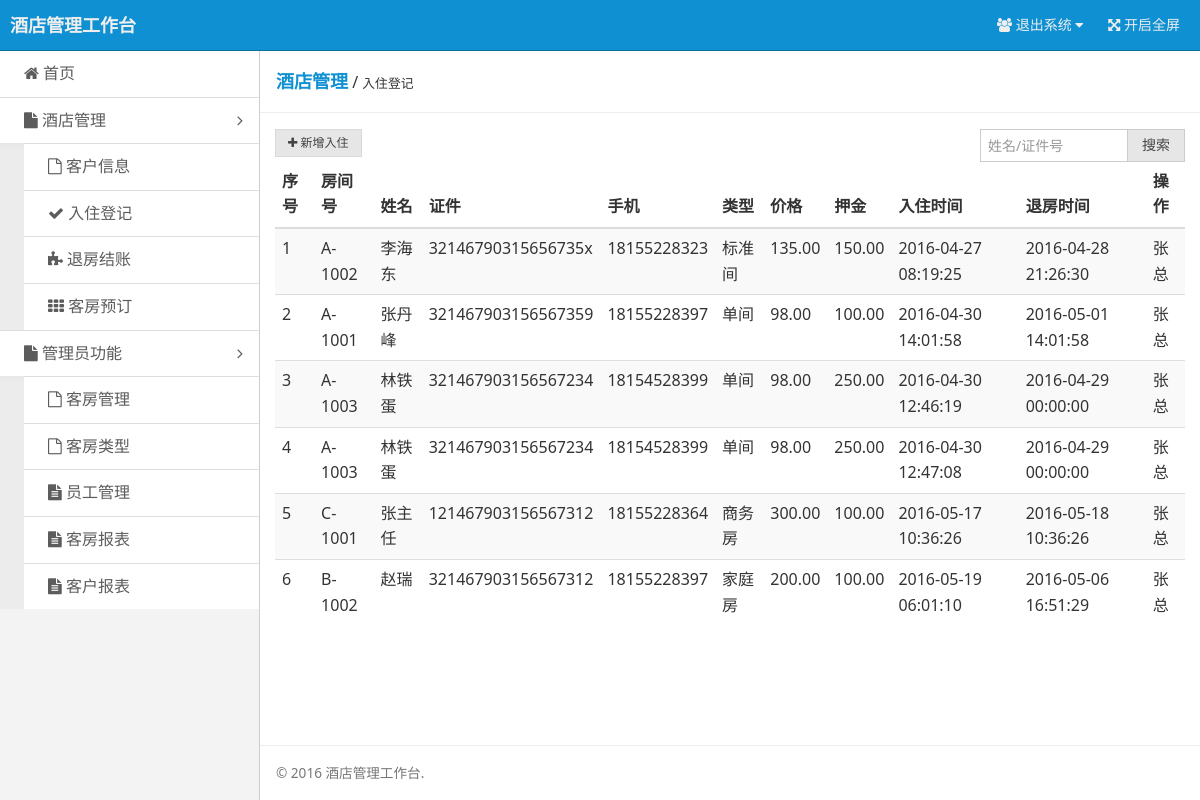
The app's page /checkin.php (signed in) with its own data.
### tables this page shows
CREATE TABLE `t_check_in` (
  `id` int(11) NOT NULL AUTO_INCREMENT,
  `admin_id` int(6) DEFAULT NULL,
  `cust_id` int(6) NOT NULL,
  `room_id` int(6) NOT NULL,
  `check_in_time` datetime DEFAULT NULL,
  `guarantee_price` decimal(9,2) DEFAULT NULL,
  `room_price` decimal(9,2) DEFAULT NULL,
  `check_out` int(11) DEFAULT NULL,
  `check_out_time` datetime DEFAULT NULL,
  PRIMARY KEY (`id`)
);

CREATE TABLE `t_room` (
  `id` int(6) NOT NULL AUTO_INCREMENT,
  `room_num` varchar(20) DEFAULT NULL,
  `room_type` int(6) DEFAULT NULL,
  `phone` varchar(20) DEFAULT NULL,
  `state` int(6) DEFAULT NULL COMMENT '房间状态，0空闲，1预订，2入住',
  `is_delete` int(6) unsigned zerofill DEFAULT NULL,
  PRIMARY KEY (`id`)
);

CREATE TABLE `t_customer` (
  `id` int(6) NOT NULL AUTO_INCREMENT,
  `name` varchar(40) DEFAULT NULL,
  `gender` varchar(20) DEFAULT NULL,
  `idcard` varchar(50) DEFAULT NULL,
  `mobile` varchar(30) DEFAULT NULL,
  `is_delete` int(6) unsigned zerofill DEFAULT NULL,
  `pass` varchar(40) DEFAULT '',
  `permission` int(5) DEFAULT '0',
  PRIMARY KEY (`id`)
);

### checkin.php (called while the page is built, shortened)
<?php
require_once('common/EasyMySQLi.inc.php');
if($_SERVER['REQUEST_METHOD'] == 'GET' && isset($_GET['search_txt'])){
    $content = $_GET['search_txt'];
    $checkins = @$mysql->queryAllRows('SELECT * FROM t_check_in WHERE check_out= 0 AND cust_id IN (SELECT id FROM t_customer WHERE name=? OR idcard=?) ORDER BY id ASC',$content,$content);
}
else{
    $checkins = $mysql->queryAllRows('SELECT * FROM t_check_in WHERE check_out= 0 ORDER BY `id` ASC');
}
$custs = $mysql->queryAllRows('SELECT * FROM t_customer ORDER BY `id` ASC');
$rooms = $mysql->queryAllRows('SELECT * FROM t_room ORDER BY `id` ASC');
$types = $mysql->queryAllRows('SELECT * FROM t_room_type ORDER BY `id` ASC');
$admins = $mysql->queryAllRows('SELECT * FROM t_admin ORDER BY `id` ASC');
$typesMap = array();
foreach($types as $row){
    $typesMap[$row['id']] = $row['room_type'];
}
$roomNumsMap = array();
foreach($rooms as $row){
    $roomNumsMap[$row['id']] =$row;
}
$custsMap = array();
foreach($custs as $row){
    $custsMap[$row['id']] = $row;
}
$adminsMap = array();
foreach($admins as $row){
    $adminsMap[$row['id']] = $row;
}
include('template/layout.php');

### common/EasyMySQLi.inc.php (called while the page is built, shortened)
<?php
class EasyMySQLi extends mysqli {
    private $_stmt;
    private $debug = false;
    private $exceptions = true;
    private $_res;
    private $arraytype = EMYSQLI_BIND_ASSOC;
    private function getRefs(&$src) {
        $r = array();
        foreach ($src as $k => $garbage) $r[$k] = &$src[$k];
        return $r;
    }
    private function _execute($args) {
        $this->_stmt = $this->stmt_init();
        if (count($args) > 1) {
            if ($this->debug) {
                print "Source-Array:\n";
                print_r($args);
            }
            $this->_stmt->prepare($args[0]);
            if ($this->_stmt->errno > 0) {
                if ($this->exceptions) throw new MySQLiException('MySQLi-Statement-Error '.$this->_stmt->errno.': '.$this->_stmt->error);
                else return null;
            }
            $params = array(0 => '');
            foreach ($args as $k => $v) {
                if ($k == 0) continue;
                if (is_double($v) || is_float($v)) {
                    if ($this->debug) print "$k identified as being a FLOAT or DOUBLE\n";
                    $params[0] .= 'd';
                    $cv = doubleval($v);
                } else if (is_int($v) || is_long($v)) {
                    if ($this->debug) print "$k identified as being a INT or LONG\n";
                    $params[0] .= 'i';
                    $cv = intval($v);
                } else if (is_string($v)) {
                    if ($this->debug) print "$k identified as being a sexy STRING\n";
                    $params[0] .= 's';
                    $cv = strval($v);
                } else {
                    if ($this->debug) print "$k identified as being a BINARY (BLOB)\n";
                    $params[0] .= 'b';
                    $cv = $v;
                }
                $params[] = $cv;
            }
            if ($this->debug) {
                print "Bind-Array:\n";
                print_r($params);
            }
            call_user_func_array(array($this->_stmt, 'bind_param'), $this->getRefs($params));
        } else {
            $this->_stmt->prepare($args[0]);
        }
        $success = ($this->_stmt->execute() ? true : false);
        if (!$success) {
            if ($this->exceptions) throw new MySQLiQueryException($args[0], $this->_stmt);
            else return null;
        }
        else $this->_res = $this->_stmt->store_result();
        return $success;
    }
    private function _bindRes ($type=false, $limit=false) {
        if (!$type) $type = $this->arraytype;
        $this->_res = array();
        $raw = array();
        if (($type & EMYSQLI_BIND_ASSOC) == EMYSQLI_BIND_ASSOC) {
            $fields = $this->_stmt->result_metadata()->fetch_fields();
            $cnt = count($fields);
        } else {
            $cnt = $this->_stmt->field_count;
        }
        for ($i=0 ; $i<$cnt ; $i++) {
            $raw[] = null;
        }
        call_user_func_array(array($this->_stmt, 'bind_result'), $this->getRefs($raw));
        while ($this->_stmt->fetch()) {
            $tmp = array();
            if (($type & EMYSQLI_BIND_ASSOC) == EMYSQLI_BIND_ASSOC) {
                foreach ($raw as $id => $val) {
                    $tmp[$fields[$id]->name] = $val;
                }
            }
            $this->_res[] = $tmp;
        }
    }
    public function queryAllRows($query) {
        $res = $this->_execute(func_get_args());
        $this->_bindRes();
        return $this->_res;
    }
}
?>

### template/checkin.php (the view, shortened to what this page needs)
<div class="admin-content">
    <div class="admin-content-body">
        <div class="am-cf am-padding am-padding-bottom-0">
            <div class="am-fl am-cf"><strong class="am-text-primary am-text-lg">酒店管理</strong> / <small>入住登记</small></div>
        </div>
        <hr>
        <div class="am-g">
            <div class="am-u-sm-12 am-u-md-6">
                <div class="am-btn-toolbar">
                    <div class="am-btn-group am-btn-group-xs">
                        <button type="button" class="am-btn am-btn-default" data-am-modal="{target: '#doc-modal-1', closeViaDimmer: 0, width: 500, height: 500}"><span class="am-icon-plus"></span> 新增入住</button>
                    </div>
                </div>
            </div>
            <div class="am-u-sm-12 am-u-md-3">
                <div class="am-input-group am-input-group-sm">
                    <input type="text" class="am-form-field" id="search_txt" placeholder="姓名/证件号" value="<?php if(isset($content))echo $content;?>">
          <span class="am-input-group-btn">
            <button class="am-btn am-btn-default" type="button" onclick="doSearch();">搜索</button>
          </span>
                </div>
            </div>
        </div>
        <div class="am-g">
            <div class="am-u-sm-12">
                <table class="am-table am-table-bd am-table-striped admin-content-table">
                    <thead>
                    <tr>
                        <th>序号</th><th>房间号</th><th>姓名</th><th>证件</th><th>手机</th><th>类型</th><th>价格</th><th>押金</th><th>入住时间</th><th>退房时间</th><th>操作</th>
                    </tr>
                    </thead>
                    <tbody>
                    <?php
                    $i=0;
                    foreach ($checkins as $row) {
                        $i++;
                        $guarantee = $row['guarantee_price'];
                        echo <<<TR
                        <tr><td>{$i}</td><td>{$roomNumsMap[$row['room_id']]['room_num']}</td><td>{$custsMap[$row['cust_id']]['name']}</td><td>{$custsMap[$row['cust_id']]['idcard']}</td><td>{$custsMap[$row['cust_id']]['mobile']}</td>
                        <td>{$typesMap[$roomNumsMap[$row['room_id']]['room_type']]}</td><td>{$row['room_price']}</td><td>{$guarantee}</td><td>{$row['check_in_time']}</td>
                        <td>{$row['check_out_time']}</td><td>{$adminsMap[$row['admin_id']]['name']}</td>
                    </tr>
TR;
                    }
                    ?>
                    </tbody>
                </table>
            </div>
        </div>
    </div>
    <footer class="admin-content-footer">
        <hr>
        <p class="am-padding-left">© 2016 酒店管理工作台.</p>
    </footer>
</div>

### assets/css/admin.css (style rules this page uses)
html, body { height: 100%; overflow: hidden; }
.admin-content { display: -webkit-box; display: -webkit-flex; display: -ms-flexbox; display: flex; -webkit-box-orient: vertical; -webkit-box-direction: normal; -webkit-flex-direction: column; -ms-flex-direction: column; flex-direction: column; background: #fff; }
.admin-content, .admin-sidebar { height: 100%; overflow-x: hidden; overflow-y: scroll; }
.admin-content-body { -webkit-box-flex: 1; -webkit-flex: 1 0 auto; -ms-flex: 1 0 auto; flex: 1 0 auto; }
.admin-content-footer { font-size: 85%; color: #777; }

### records on screen
t_check_in: room.room_num "A-1002", cust.name "李海东", cust.idcard "32146790315656735x", cust.mobile "18155228323", room.room_type "标准间", room_price "135.00", guarantee_price "150.00", check_in_time "2016-04-27 08:19:25", check_out_time "2016-04-28 21:26:30", admin.name "张总"
t_check_in: room.room_num "A-1001", cust.name "张丹峰", cust.idcard "321467903156567359", cust.mobile "18155228397", room.room_type "单间", room_price "98.00", guarantee_price "100.00", check_in_time "2016-04-30 14:01:58", check_out_time "2016-05-01 14:01:58", admin.name "张总"
t_check_in: room.room_num "A-1003", cust.name "林铁蛋", cust.idcard "321467903156567234", cust.mobile "18154528399", room.room_type "单间", room_price "98.00", guarantee_price "250.00", check_in_time "2016-04-30 12:46:19", check_out_time "2016-04-29 00:00:00", admin.name "张总"
t_check_in: room.room_num "A-1003", cust.name "林铁蛋", cust.idcard "321467903156567234", cust.mobile "18154528399", room.room_type "单间", room_price "98.00", guarantee_price "250.00", check_in_time "2016-04-30 12:47:08", check_out_time "2016-04-29 00:00:00", admin.name "张总"
t_check_in: room.room_num "C-1001", cust.name "张主任", cust.idcard "121467903156567312", cust.mobile "18155228364", room.room_type "商务房", room_price "300.00", guarantee_price "100.00", check_in_time "2016-05-17 10:36:26", check_out_time "2016-05-18 10:36:26", admin.name "张总"
t_check_in: room.room_num "B-1002", cust.name "赵瑞", cust.idcard "321467903156567312", cust.mobile "18155228397", room.room_type "家庭房", room_price "200.00", guarantee_price "100.00", check_in_time "2016-05-19 06:01:10", check_out_time "2016-05-06 16:51:29", admin.name "张总"
